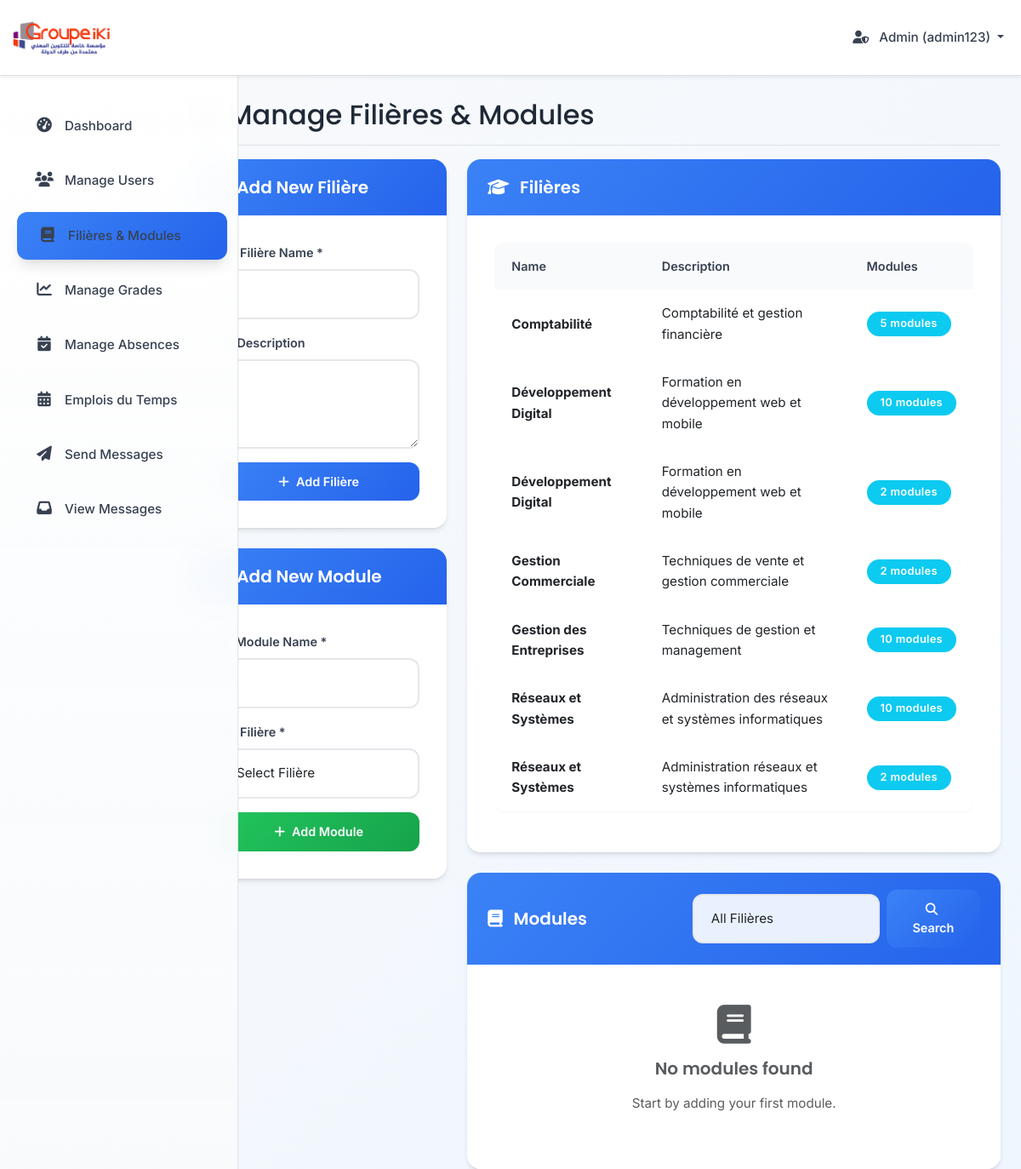
Before: /manage_filieres_modules.php?filiere_filter=42 (signed in) with the older database file.
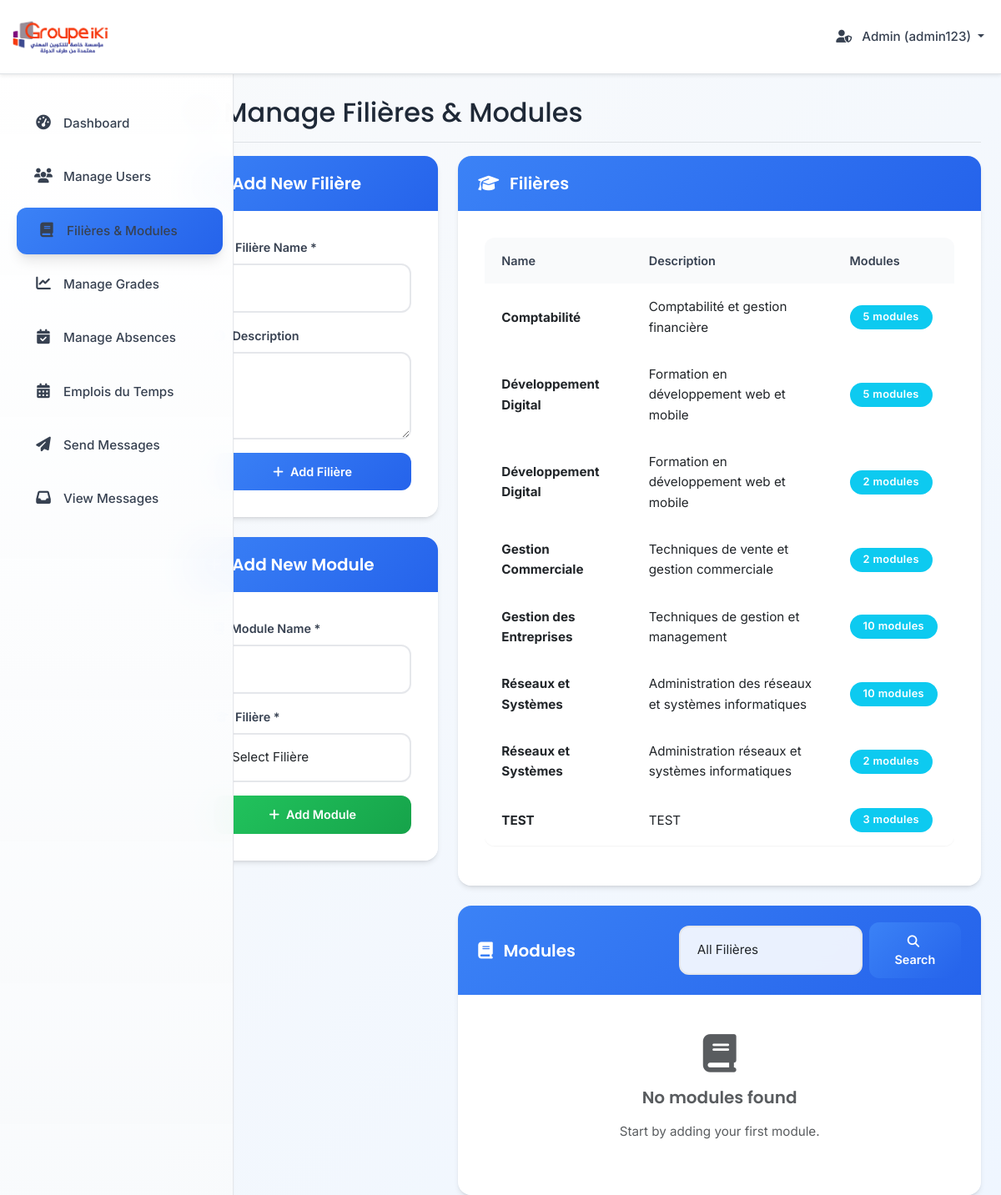
After: the same page with the newer database file.
### tables this page shows
CREATE TABLE `filieres` (
  `id` int(11) NOT NULL,
  `name` varchar(100) NOT NULL,
  `description` text DEFAULT NULL,
  `created_at` timestamp NOT NULL DEFAULT current_timestamp()
);

### manage_filieres_modules.php (the view, shortened to what the changed rows need)
<?php
$host = 'localhost';
$dbname = 'groupe_iki';
$username = 'root';
$db_password = '';
try {
    $pdo = new PDO("mysql:host=$host;dbname=$dbname;charset=utf8", $username, $db_password);
    $pdo->setAttribute(PDO::ATTR_ERRMODE, PDO::ERRMODE_EXCEPTION);
    $stmt = $pdo->query("
        SELECT f.id, f.name, f.description, COUNT(m.id) as module_count
        FROM filieres f
        LEFT JOIN modules m ON f.id = m.filiere_id
        GROUP BY f.id, f.name, f.description
        ORDER BY f.name
    ");
    $filieres = $stmt->fetchAll(PDO::FETCH_ASSOC);
} catch (PDOException $e) {
    $error_message = 'Database connection failed.';
}
?>
<!DOCTYPE html>
<html lang="en">
<head>
    <link href="https://cdn.jsdelivr.net/npm/bootstrap@5.3.0/dist/css/bootstrap.min.css" rel="stylesheet">
    <link href="https://cdnjs.cloudflare.com/ajax/libs/font-awesome/6.4.0/css/all.min.css" rel="stylesheet">
    <link href="css/styles.css" rel="stylesheet">
</head>
<body class="dashboard-page">
    <div class="container-fluid">
        <div class="row">
            <main class="col-md-9 ms-sm-auto col-lg-10 px-md-4 main-content">
                <div class="d-flex justify-content-between flex-wrap flex-md-nowrap align-items-center pt-3 pb-2 mb-3 border-bottom">
                    <h1 class="h2">
                        <i class="fas fa-book me-2"></i>
                        Manage Filières & Modules
                    </h1>
                </div>
                <div class="row">
                    <div class="col-lg-8">
                        <div class="card mb-4">
                            <div class="card-body">
                                <?php if (empty($filieres)): ?>
                                <div class="text-center py-3">
                                    <i class="fas fa-graduation-cap fa-3x text-muted mb-3"></i>
                                    <h5 class="text-muted">No filières found</h5>
                                    <p class="text-muted">Start by adding your first filière.</p>
                                </div>
                                <?php else: ?>
                                <div class="table-responsive">
                                    <table class="table table-hover">
                                        <thead class="table-primary">
                                            <tr>
                                                <th>Name</th>
                                                <th>Description</th>
                                                <th>Modules</th>
                                            </tr>
                                        </thead>
                                        <tbody>
                                            <?php foreach ($filieres as $filiere): ?>
                                            <tr>
                                                <td>
                                                    <strong><?php echo htmlspecialchars($filiere['name']); ?></strong>
                                                </td>
                                                <td>
                                                    <?php echo htmlspecialchars($filiere['description'] ?: 'No description'); ?>
                                                </td>
                                                <td>
                                                    <span class="badge bg-info">
                                                        <?php echo $filiere['module_count']; ?> modules
                                                    </span>
                                                </td>
                                            </tr>
                                            <?php endforeach; ?>
                                        </tbody>
                                    </table>
                                </div>
                                <?php endif; ?>
                            </div>
                        </div>
                    </div>
                </div>
            </main>
        </div>
    </div>
</body>
</html>

Changed rows visible on the page:
computed for filieres (number 2 of 8 on the later page): module_count "10" → "5"
added filieres: name "TEST", description "TEST", module_count "3"
